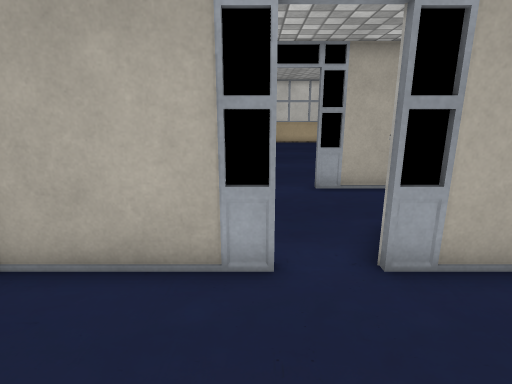
View 1 (above)

16 first-person views from a walk through a scene from a Unity 3-D project. The camera is 1.3 m above the floor, tilts 14° down and sees 80° across. Doors are open. The floor is counted in squares, 0.5 m on a side. Each view is taken from the middle of a square. On the plan, view 1 faces up. The plan holds only what a view shows up to about 20 squares ahead; the rest is blank. The place goes on beyond the plan. Some surface patterns are stand-ins.

View 2
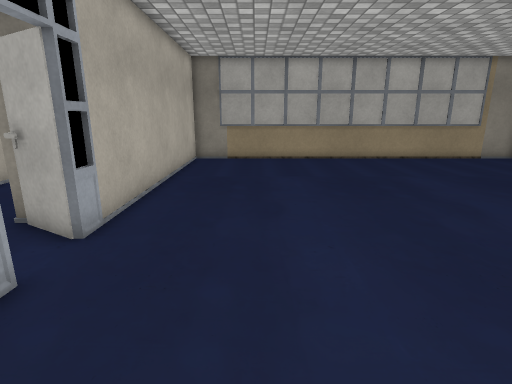

View 3
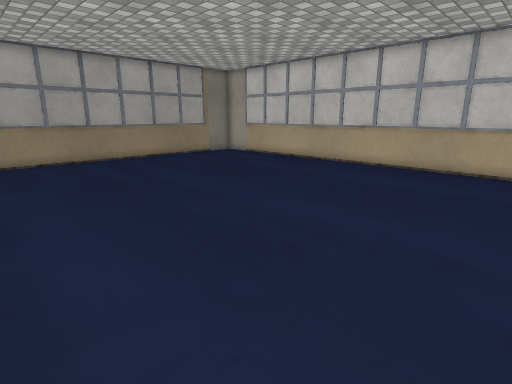

View 4
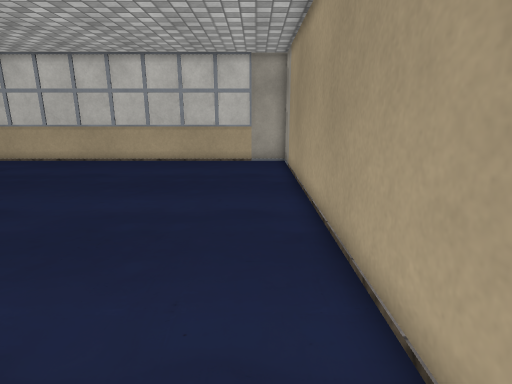

View 5
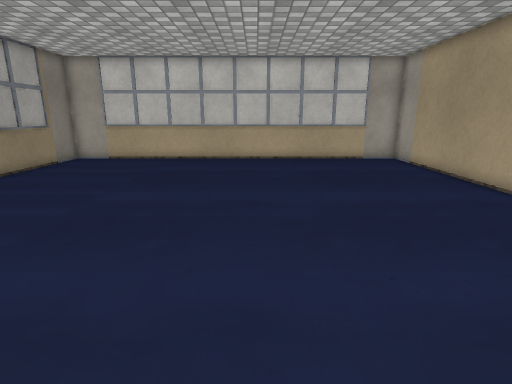

View 6
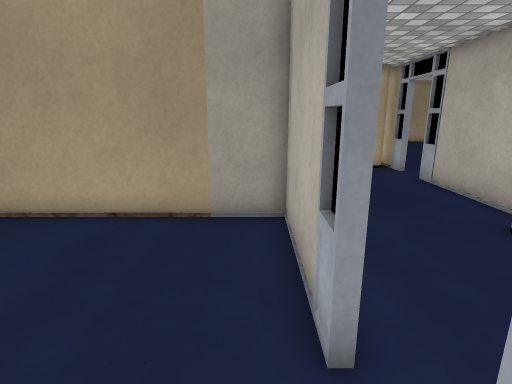

View 7
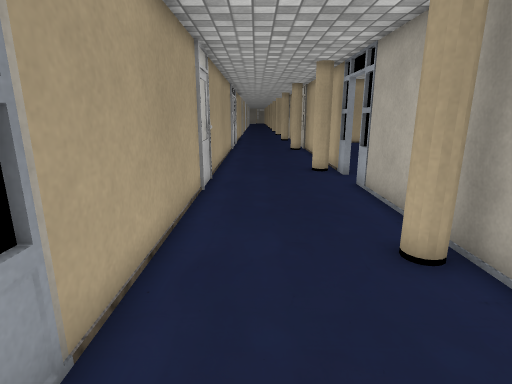

View 8
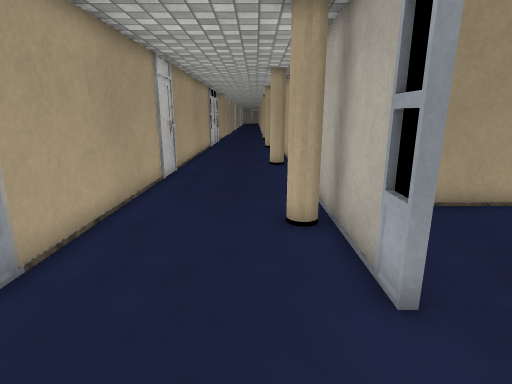

View 9
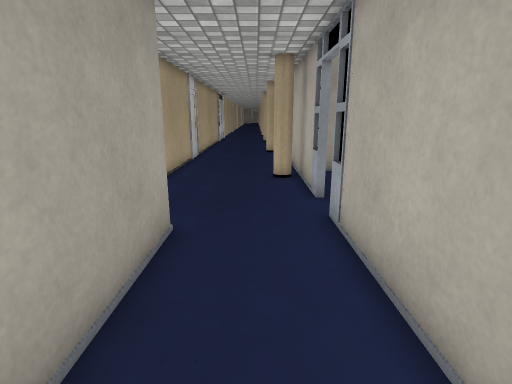

View 10
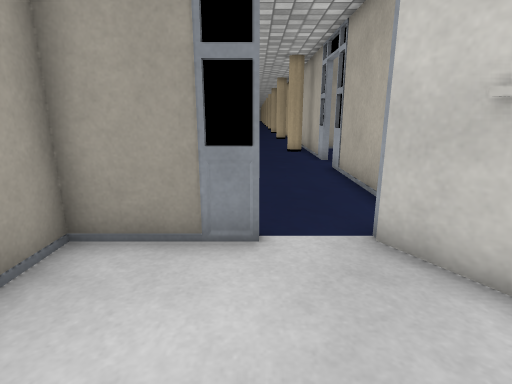

View 11
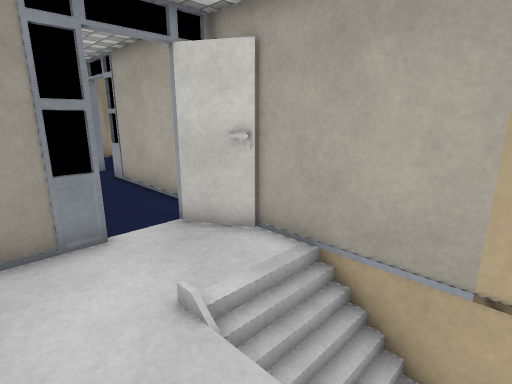

View 12
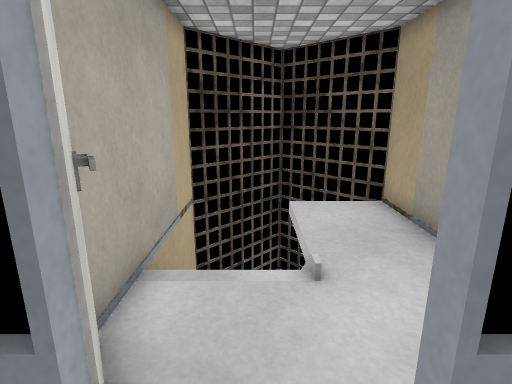

View 13
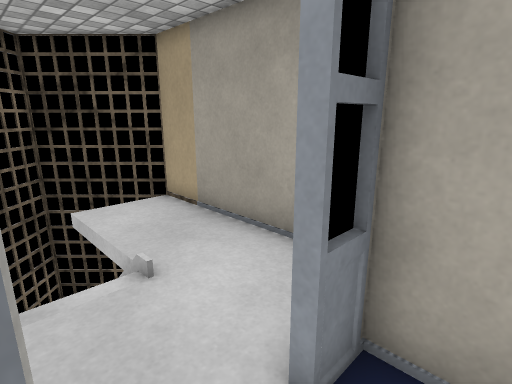

View 14
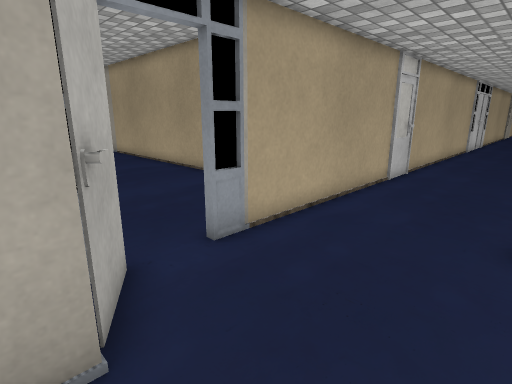

View 15
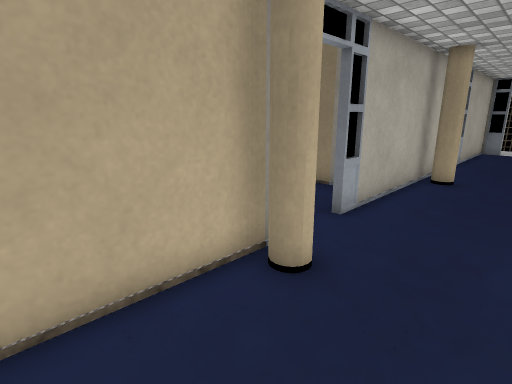

View 16
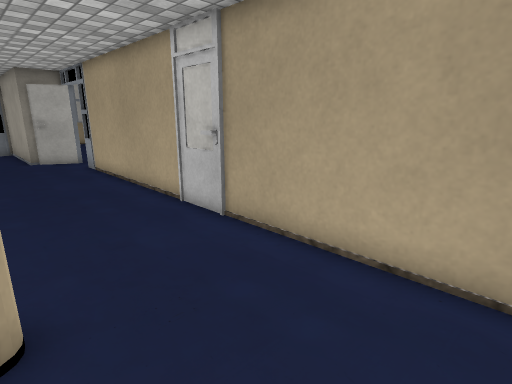

### Floor plan
Ten units are one square. View 1 is at (0, 0); x grows to the right and y downward. Boxes are objects, and circles mark ways between rooms. Rooms are numbered by the first view taken in them; rooms with no view inside come last. Other rooms are left out.
<svg viewBox="-180 -115 388 272">
<path fill="none" stroke="#000" d="M4 -48 -47 -48 -47 152 152 152 152 -48 21 -48M3 -110 -99 -110M-109 -52 -101 -52M-117 -110 -170 -110M21 -48 32 -67M27 -62 30 -67M33 -65 33 -70 92 -70 92 -80 95 -80M-175 -50 4 -50M82 -110 21 -110M111 -107 106 -104M111 -109 94 -99M95 -80 95 -50 173 -50 203 -80 172 -110 110 -110"/>
<circle cx="15" cy="-50" r="3" fill="#2a7"/>
<circle cx="90" cy="-90" r="3" fill="#2a7"/>
<text x="50" y="50">1</text>
<text x="-50" y="-80">2</text>
<text x="140" y="-80">3</text>
</svg>
Room 1 opens to room 2. Room 2 opens to room 3.

Where each view was taken, in squares from view 1:
view 1: 0 up, 0 right, facing up
view 2: 1 up, 4 left, facing right
view 3: 1 up, 4 left, facing down-right
view 4: 3 up, 3 left, facing down
view 5: 4 up, 4 right, facing down
view 6: 4 up, 3 right, facing left
view 7: 7 up, 2 right, facing left
view 8: 9 up, 4 right, facing left
view 9: 9 up, 10 right, facing left
view 10: 8 up, 14 right, facing left
view 11: 6 up, 16 right, facing up-left
view 12: 9 up, 8 right, facing right
view 13: 10 up, 8 right, facing down-right
view 14: 10 up, 4 right, facing down-left
view 15: 7 up, 17 left, facing up-right
view 16: 10 up, 17 left, facing down-right
